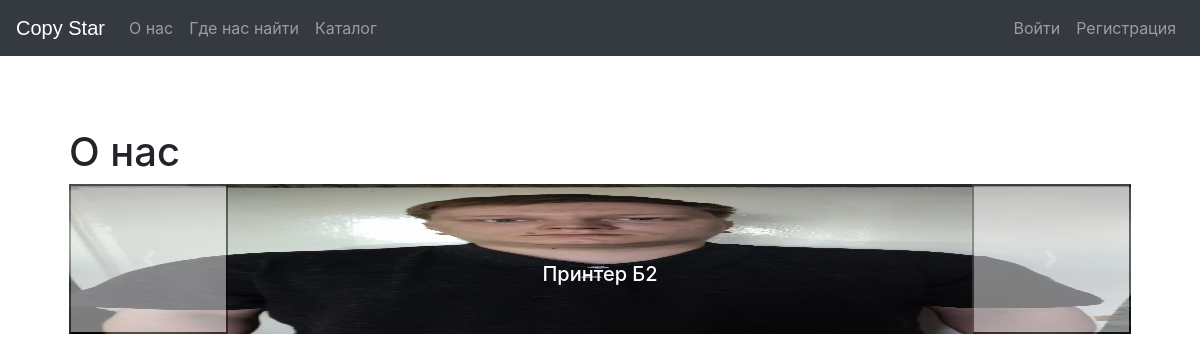
/about, run on the app's committed database.
### demo/models.py (models this page shows)
class Product(models.Model):
    name = models.CharField(max_length=254, verbose_name='Продукт', blank=False)
    photo_file = models.ImageField(max_length=254, null=True, blank=True, upload_to=get_name_file,
                                   validators=[FileExtensionValidator(allowed_extensions=['png', 'jpg',
                                                                                          'jpeg', 'webp'])])
    date = models.DateTimeField(verbose_name='Дата добавления', auto_now_add=True)
    price = models.DecimalField(verbose_name='Цена', max_digits=10, decimal_places=2, default=0.00, blank=False)
    count = models.IntegerField(verbose_name='Количество', blank=False)
    country = models.CharField(max_length=254, verbose_name='Страна', blank=False)
    year = models.IntegerField(verbose_name='Год производства', blank=False)
    model = models.CharField(verbose_name='Модель', max_length=254, blank=False)
    category = models.ForeignKey('Category', verbose_name='Категория', on_delete=models.CASCADE)

### demo/views.py (the view)
# urls.py: path('about', about, name='about'),
def about(request):
    products = Product.objects.filter(count__gte=1).order_by('-date')[:5]
    return render(request, 'demo/about.html', context={'products': products})

### templates/demo/about.html (shortened to what this page needs)
{% extends 'base.html' %}
{% block content %}
    <h1>О нас</h1>
    <div id="carouselExampleCaptions" class="carousel slide" data-ride="carousel">
        <div class="carousel-inner">
            {% for item in products %}
                <div class="carousel-item
                    {% if forloop.counter == 1 %}
                        active
                    {% endif %}">
                    <img src="{{ item.photo_file.url }}" class="d-block w-100" alt="{{ item.photo_file }}" width="200"
                         height="150">
                    <div class="carousel-caption d-none d-md-block">
                        <h5>{{ item.name }}</h5>
                    </div>
                </div>
            {% endfor %}
        </div>
        <button class="carousel-control-prev" type="button" data-target="#carouselExampleCaptions" data-slide="prev">
            <span class="carousel-control-prev-icon" aria-hidden="true"></span>
        </button>
        <button class="carousel-control-next" type="button" data-target="#carouselExampleCaptions" data-slide="next">
            <span class="carousel-control-next-icon" aria-hidden="true"></span>
        </button>
    </div>
{% endblock %}

### demo/static/css/main.css (style rules this page uses)
body { padding-top: 5rem; }

### data on the page
Product: photo_file (picture), name "Принтер Б2"
